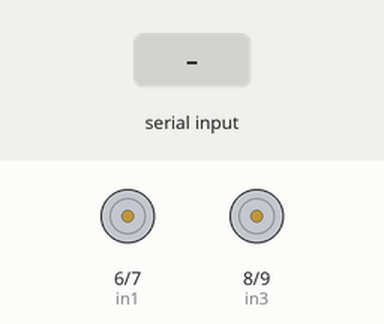
Recording of a sketch running on a simulated Arduino Uno, built with avr-gcc and run on an emulated ATmega328P. Shown: motor-driver pin pairs drawn as motors (green arrow = first pin HIGH = forward, orange = second pin HIGH = backward, longer = more drive). The test bench sets the inputs (shaded band). What the sketch prints to the serial monitor is not drawn.

Above: at 1.2 s.
1.3 s: "f" received over Serial
At 1.8 s:
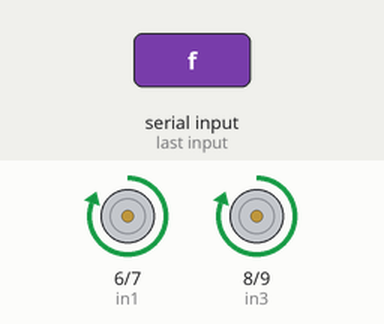
2.8 s: "r" received over Serial
At 4.0 s:
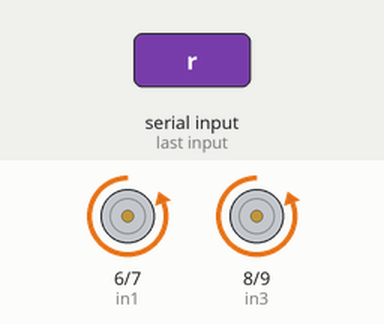
4.3 s: "L" received over Serial
At 5.3 s:
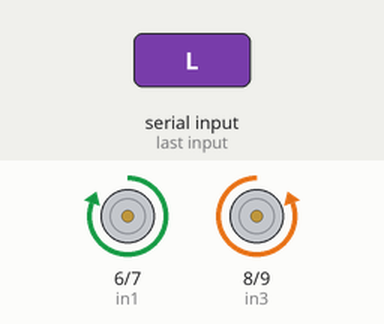
5.8 s: "R" received over Serial
At 6.4 s:
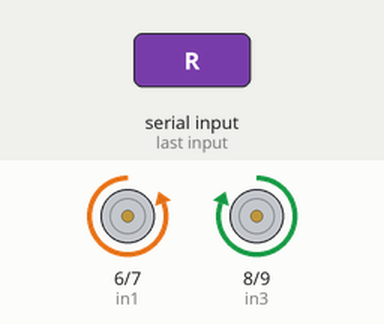
Timing chart, 0 to 8.3 s (numbered marks = the images above; inputs shaded):
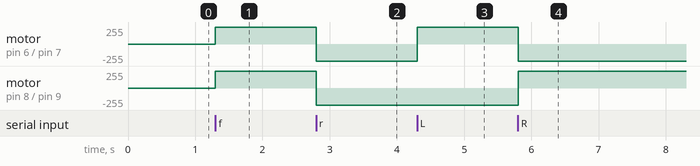

The sketch:

Serial_Monitor_Control.ino
```cpp
int in1 = 6;
int in2 = 7;
int in3 = 8;
int in4 = 9;
char seri;

void setup(){
  pinMode(in1, OUTPUT);
  pinMode(in2, OUTPUT);
  pinMode(in3, OUTPUT);
  pinMode(in4, OUTPUT);

 digitalWrite(in1, LOW);
 digitalWrite(in2, LOW);
 digitalWrite(in3, LOW);
 digitalWrite(in4, LOW);

 Serial.begin(9600);
}

void loop(){
  if(Serial.available()==1){
    seri = Serial.read();
    Serial.print(seri);
  }

  if (seri=='f'){           // Run the bot Forward
   digitalWrite(in1, HIGH);
   digitalWrite(in2, LOW);
   digitalWrite(in3, HIGH);
   digitalWrite(in4, LOW);
  }
  else if (seri=='r'){     // Run the bot Reverse
   digitalWrite(in1, LOW);
   digitalWrite(in2, HIGH);
   digitalWrite(in3, LOW);
   digitalWrite(in4, HIGH);
  }

  else if (seri=='s'){    // Stop the bot
   digitalWrite(in1, LOW);
   digitalWrite(in2, LOW);
   digitalWrite(in3, LOW);
   digitalWrite(in4, LOW);
  }

  else if (seri=='L'){    // Run the bot to the Left
   digitalWrite(in1, HIGH);
   digitalWrite(in2, LOW);
   digitalWrite(in3, LOW);
   digitalWrite(in4, HIGH);
  }

  else if (seri=='R'){    // Run the bot to the Right
   digitalWrite(in1, LOW);
   digitalWrite(in2, HIGH);
   digitalWrite(in3, HIGH);
   digitalWrite(in4, LOW);
  }
}
```

Measured:
- after the input at 1.3 s, motor on pin 6 (in1) / pin 7 (in2), motor on pin 8 (in3) / pin 9 (in4): stopped → forward 255/255 at once
- after the input at 2.8 s, motor on pin 6 (in1) / pin 7 (in2), motor on pin 8 (in3) / pin 9 (in4): forward 255/255 → backward 255/255 at once
- after the input at 4.3 s, motor on pin 6 (in1) / pin 7 (in2): backward 255/255 → forward 255/255 at once
- after the input at 5.8 s, motor on pin 6 (in1) / pin 7 (in2): forward 255/255 → backward 255/255 at once; motor on pin 8 (in3) / pin 9 (in4): backward 255/255 → forward 255/255 at once
